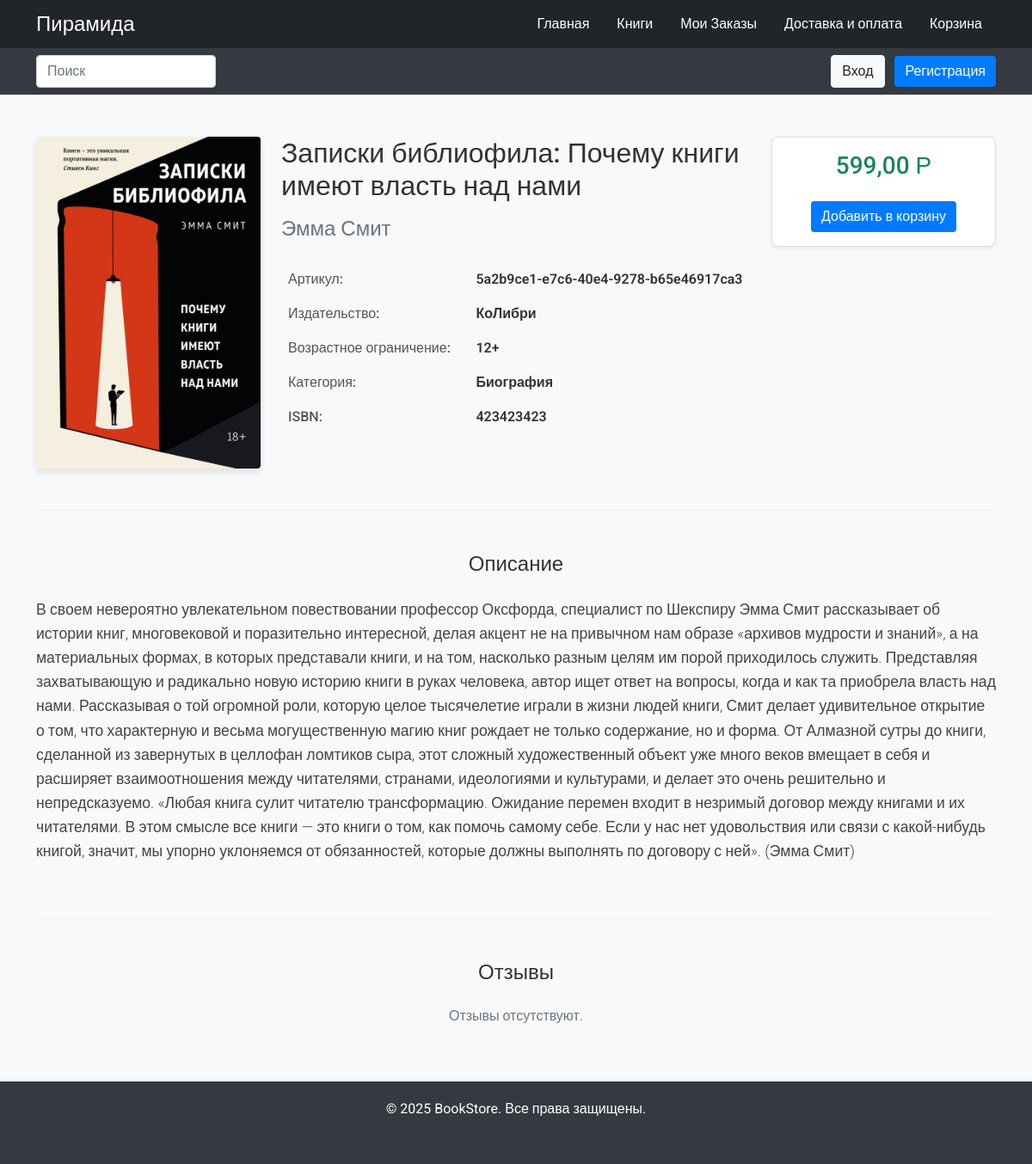
Page /books/5a2b9ce1-e7c6-40e4-9278-b65e46917ca3 on the earlier database version.
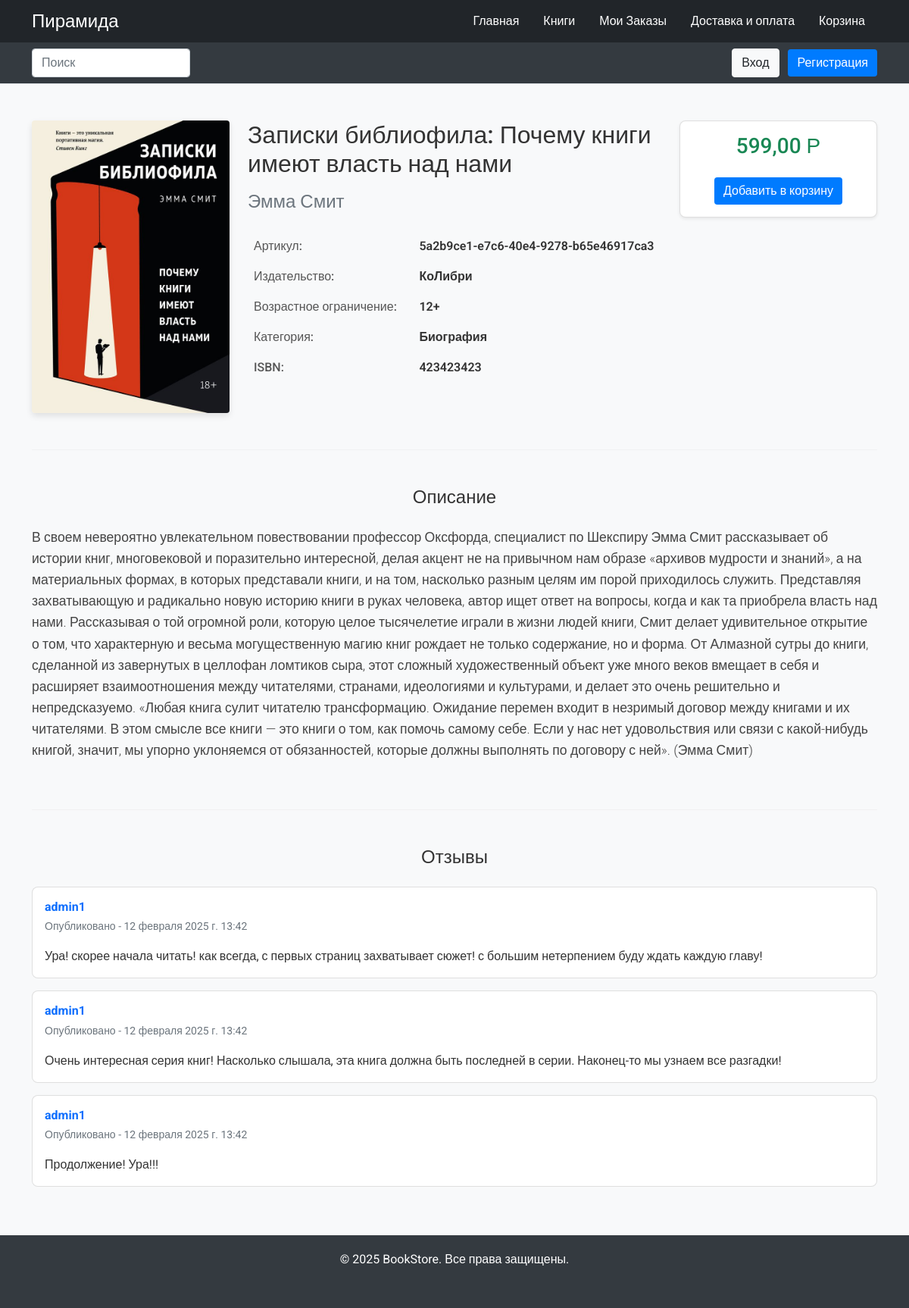
Same page on the later database version.
### mainapp/models.py (models this page shows, shortened)
class Book(models.Model):
    class Meta:
        verbose_name = _('Книга')
        verbose_name_plural = _('Книги')
        ordering = ['title']
        db_table_comment = _('Книги для продажи')
        permissions = [
            ('special_status', 'Can read all books'),
        ]
    id = models.UUIDField(primary_key=True, default=uuid.uuid4, editable=False)
    title = models.CharField(max_length=200, verbose_name=_('Название'))
    author = models.ForeignKey("Author", on_delete=models.SET_NULL, null=True, verbose_name=_('Автор'))
    price = models.DecimalField(max_digits=6, decimal_places=2, verbose_name=_('Цена'))
    cover = models.ImageField(upload_to='book/', blank=True, verbose_name=_('Фото'))
    category = models.ForeignKey("CategoryBooks", default='', null=True, on_delete=models.SET_DEFAULT,
                                 verbose_name=_('Категоиря'))
    description = models.TextField(default='without decription', null=True, verbose_name=_('Описание'))
    age_control = models.CharField(default='0+', null=True, max_length=20, verbose_name=_('Возрастное ограничение'))
    copyright = models.CharField(max_length=200, default='', null=True, verbose_name=_('Права'))
    ISBN = models.CharField(max_length=33, default='', null=True)
    is_popular = models.BooleanField(default=False, verbose_name=_('Популярное'))

class Author(models.Model):
    class Meta:
        verbose_name = _('Автор')
        verbose_name_plural = _('Авторы')
    name = models.CharField(max_length=120, verbose_name=_('Автор'))
    def __str__(self):
        return self.name

class CategoryBooks(models.Model):
    class Meta:
        verbose_name = _('Категория')
        verbose_name_plural = _('Категории')
    name = models.CharField(max_length=255, verbose_name=_('Наименование'))
    def __str__(self):
        return self.name

class Review(models.Model):
    class Meta:
        verbose_name = _('Отзывы')
        verbose_name_plural = _('Отзывы')
        ordering = ['date']
    book = models.ForeignKey(Book, on_delete=models.CASCADE)
    author = models.ForeignKey(
        get_user_model(), on_delete=models.CASCADE, blank=True, null=True)
    review = models.CharField(max_length=255, verbose_name='Комментарий')
    date = models.DateTimeField(verbose_name='Дата', auto_now=True)

### userapp/models.py (models this page shows)
class CustomUser(AbstractUser):
    pass
    def __str__(self):
        return self.username

### mainapp/views.py (the view, shortened to what this page needs)
# urls.py: path('books/<uuid:id>', BookDetail.as_view(), name='book_detail'),
class BookDetail(DetailView):
    model = Book
    template_name = "book_detail.html"
    context_object_name = 'book'
    slug_field = 'id'
    slug_url_kwarg = 'id'
    def get_context_data(self, **kwargs):
        context = super().get_context_data(**kwargs)
        context["reviews"] = Review.objects.filter(book=self.object)
        return context

### mainapp/templates/book_detail.html (shortened to what this page needs)
{% extends 'base.html' %}
{% load static %}
{% block content %}
<div class="container my-5">
  <div class="row">
    <div class="col-md-3">
      <img src="{{ book.cover.url }}" alt="{{ book.title }}" class="img-fluid rounded book-detail-img">
    </div>
    <div class="col-md-6">
      <h2 class="mb-3">{{ book.title }}</h2>
      <h4 class="text-muted mb-4">{{ book.author }}</h4>
      <table class="table table-borderless book-info-table">
        <tbody>
          <tr>
            <th scope="row">Артикул:</th>
            <td>{{ book.id }}</td>
          </tr>
          <tr>
            <th scope="row">Издательство:</th>
            <td>{{ book.copyright }}</td>
          </tr>
          <tr>
            <th scope="row">Возрастное ограничение:</th>
            <td>{{ book.age_control }}</td>
          </tr>
          <tr>
            <th scope="row">Категория:</th>
            <td>{{ book.category }}</td>
          </tr>
          <tr>
            <th scope="row">ISBN:</th>
            <td>{{ book.ISBN }}</td>
          </tr>
        </tbody>
      </table>
    </div>
    <div class="col-md-3">
      <div class="card text-center shadow-sm add-to-cart-card">
        <div class="card-body">
          <h3 class="card-title text-success">{{ book.price }} Р</h3>
          <form method="post" action="{% url 'cart_change' %}">
            <button type="submit" class="btn btn-primary mt-3">Добавить в корзину</button>
          </form>
        </div>
      </div>
    </div>
  </div>
  <hr class="my-5">
  <div class="row">
    <div class="col">
      <h4 class="mb-4 text-center">Описание</h4>
      <p class="lead book-description">{{ book.description }}</p>
    </div>
  </div>
  <hr class="my-5">
  <div class="row">
    <div class="col">
      <h4 class="mb-4 text-center">Отзывы</h4>
      {% for review in reviews %}
      <div class="card mb-3 review-card">
        <div class="card-body">
          <div class="d-flex justify-content-between">
            <div>
              <h6 class="fw-bold text-primary mb-1">{{ review.author }}</h6>
              <small class="text-muted">Опубликовано - {{ review.date }}</small>
            </div>
          </div>
          <p class="mt-3 mb-0">{{ review.review }}</p>
        </div>
      </div>
      {% empty %}
      <p class="text-center text-muted">Отзывы отсутствуют.</p>
      {% endfor %}
    </div>
  </div>
</div>
{% endblock content %}

### templates/Base.html (shortened to what this page needs)
{% load static %}
<!DOCTYPE html>
<html lang="ru">
<head>
    <link href="https://cdn.jsdelivr.net/npm/bootstrap@5.0.2/dist/css/bootstrap.min.css" rel="stylesheet"
>
    <link rel="stylesheet" href="{% static 'css/style.css' %}">
</head>
<body>
<header>
    <div class="px-3 py-2 bg-dark text-white">
        <div class="container">
            <div class="d-flex flex-wrap align-items-center justify-content-center justify-content-lg-start">
                <a href="/" class="d-flex align-items-center my-2 my-lg-0 me-lg-auto text-white text-decoration-none">
                    <h2 class="h4 mb-0">Пирамида</h2>
                </a>
                <ul class="nav col-12 col-lg-auto my-2 justify-content-center my-md-0 text-small">
                    <li>
                        <a href="{% url 'main_page' %}" class="nav-link text-white">Главная</a>
                    </li>
                    <li>
                        <a href="{% url 'book_list' %}" class="nav-link text-white">Книги</a>
                    </li>
                    <li>
                        <a href="{% url 'order_list' %}" class="nav-link text-white">Мои Заказы</a>
                    </li>
                    <li>
                        <a href="{% url 'dilivery' %}" class="nav-link text-white">Доставка и оплата</a>
                    </li>
                    <li>
                        <a href="{% url 'my_cart' %}" class="nav-link text-white">Корзина</a>
                    </li>
                </ul>
            </div>
        </div>
    </div>
    <div class="px-3 py-2 border-bottom mb-3">
        <div class="container d-flex flex-wrap justify-content-center">
            <form class="col-12 col-lg-auto mb-2 mb-lg-0 me-lg-auto" action="{% url 'search_results' %}" method="get">
                <input name="q" class="form-control" type="text" placeholder="Поиск" aria-label="Поиск">
            </form>
            <div class="text-end">
                {% if not user.is_authenticated %}
                <a href="{% url 'login' %}" class="btn btn-light text-dark me-2">Вход</a>
                <a href="{% url 'create_user' %}" class="btn btn-primary">Регистрация</a>
                {% else %}
                <a href="{% url 'logout' %}" class="btn btn-light text-dark me-2">Выход</a>
                {% endif %}
            </div>
        </div>
    </div>
</header>
{% block content %}
{% endblock content %}
<footer class="text-center">
    <div class="container">
        <p class="mb-1">&copy; {{ year|default:"2025" }} BookStore. Все права защищены.</p>
        <div class="mt-2">
        </div>
    </div>
</footer>
</body>
</html>

### mainapp/static/css/style.css (style rules this page uses)
.book-detail-img { border-radius: 8px; box-shadow: 0 4px 8px rgba(0, 0, 0, 0.1); }
.book-info-table th { width: 40%; color: #555; font-weight: 500; }
.book-info-table td { font-weight: 600; color: #333; }
.add-to-cart-card { border-radius: 8px; transition: transform 0.3s ease, box-shadow 0.3s ease; }
.book-description { font-size: 1.1rem; line-height: 1.6; color: #444; }
.review-card { transition: transform 0.3s ease, box-shadow 0.3s ease; border-radius: 8px; }
hr.my-5 { border-top: 1px solid #ddd; }
.card { border-radius: 10px; }
.card { border-radius: 8px; }
.btn-primary { transition: background-color 0.3s ease, transform 0.3s ease; }

### templates/Base.html (style rules this page uses)
body { font-family: 'Roboto', sans-serif; background-color: #f8f9fa; color: #333; }
header { background-color: #343a40; }
.nav-link { transition: color 0.3s; }
.btn-primary { background-color: #007bff; border: none; transition: background-color 0.3s; }
footer { background-color: #343a40; color: white; padding: 20px 0; margin-top: 20px; }

Differences in the rows shown:
added Review: author "admin1", date "12 февраля 2025 г. 13:42", review "Ура! скорее начала читать! как всегда, с первых страниц захватывает сюжет! с большим нетерпением буду ждать каждую главу!"
added Review: author "admin1", date "12 февраля 2025 г. 13:42", review "Очень интересная серия книг! Насколько слышала, эта книга должна быть последней в серии. Наконец-то мы узнаем все разгадки!"
added Review: author "admin1", date "12 февраля 2025 г. 13:42", review "Продолжение! Ура!!!"
Other differences:
text no longer shown: "Отзывы отсутствуют."
